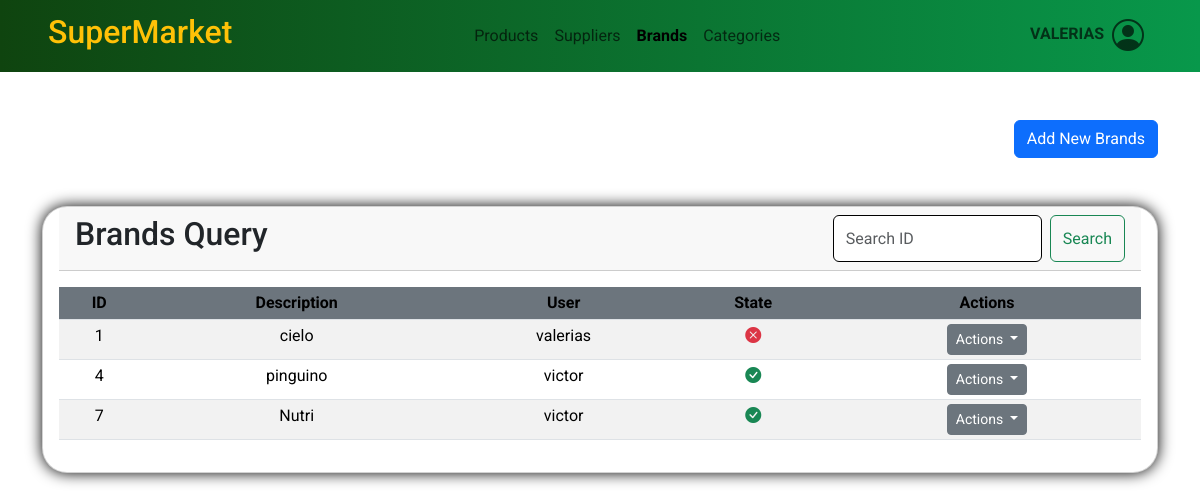
Screenshot of /brands/ (signed in) with the database file from the repository.
### ventas/models.py (models this page shows, shortened)
class Company(models.Model):
    business_name = models.CharField(max_length=100)
    ruc = models.BigIntegerField(unique=True)  # BigIntegerField si el RUC puede ser un número grande

class Brand(models.Model):
    description = models.CharField('Brand',max_length=100, validators=[letters_only_validator])
    user = models.ForeignKey(User,on_delete=models.CASCADE)
    created = models.DateTimeField(auto_now_add=True)
    updated = models.DateTimeField(auto_now=True)
    state = models.BooleanField('Activo', default = True)
    objects = models.Manager()  # Manager predeterminado
    active_brands = ActiveBrandManager()  # Manager filtrado por state=True
    class Meta:
        verbose_name = 'Marca'
        verbose_name_plural = 'Marcas'
        ordering = ['description']
        indexes = [
            models.Index(fields=['description']),]

### ventas/views.py (the view, shortened to what this page needs)
# urls.py: path('brands/', views.brands, name='brands'),
@login_required
def brands(request):
    company = Company.objects.first()
    brands = Brand.objects.all().order_by('id')
    users = User.objects.all()
    if request.method == 'GET':
        query = request.GET.get('q')
        if query:
            brands = brands.filter(id__icontains=query)
        data = {
            "title1": "Brands",
            "title2": "Brands Query",
            "form": BrandForm(),
            'brands': brands,
            'company': company,
            'users': users,
        }
        return render(request, 'ventas/brands/brands.html', data)

### ventas/forms.py
class BrandForm(ModelForm):
    class Meta:
        model = Brand
        fields = ['description', 'user', 'state']

### templates/ventas/brands/brands.html (shortened to what this page needs)
{% extends 'base.html' %}
{% block content %}
<div class="container mt-5">
    <div class="row">
        <div class="col text-end">
            <button type="button" class="btn btn-primary" data-bs-toggle="modal" data-bs-target="#modalCrearBrand">
                Add New Brands
            </button>
        </div>
    </div>
    <div class="row">
        <div class="col">
            <div class="card text-center my-5" style="border-radius: 25px;">
                <div class="card-header d-flex justify-content-between mx-3" >
                    <h2>{{ title2 }}</h2>
                    <form class="d-flex" role="search">
                        <input class="form-control me-2 border-black" type="search" name="q" id="search-input" placeholder="Search ID"
                            aria-label="Search" value="{{ request.GET.q }}">
                        <button class="btn btn-outline-success" type="submit" id="search-button">Search</button>
                    </form>
                </div>
                <div class="card-body">
                    <div class="table">
                        <table class="table table-striped text-center table-sm">
                            <thead>
                                <tr>
                                    <th class="bg-secondary">ID</th>
                                    <th class="bg-secondary">Description</th>
                                    <th class="bg-secondary">User</th>
                                    <th class="bg-secondary">State</th>
                                    <th class="bg-secondary">Actions</th>
                                </tr>
                            </thead>
                            <tbody>
                                {% for brand in brands %}
                                <tr>
                                    <td class="text-center">{{ brand.id }}</td>
                                    <td class="text-center">{{ brand.description }}</td>
                                    <td class="text-center">{{ brand.user }}</td>
                                    {% if brand.state %}
                                    <td class="text-center"><i class="bi bi-check-circle-fill text-success"></i></td>
                                    {% else %}
                                    <td class="text-center"><i class="bi bi-x-circle-fill text-danger"></i></td>
                                    {% endif %}
                                    <td class="text-center">
                                        <div class="dropdown-center">
                                            <button class="btn btn-secondary btn-sm dropdown-toggle" type="button"
                                                data-bs-toggle="dropdown" aria-expanded="false">
                                                Actions
                                            </button>
                                        </div>
                                    </td>
                                </tr>
                                {% endfor %}
                            </tbody>
                        </table>
                    </div>
                </div>
            </div>
        </div>
    </div>
</div>
{% endblock content %}

### templates/base.html (shortened to what this page needs)
<!doctype html>
<html lang="en">
<head>
    {% load static %}
    <link href="https://cdn.jsdelivr.net/npm/bootstrap@5.3.3/dist/css/bootstrap.min.css" rel="stylesheet"
>
    <link rel="stylesheet" href="https://cdn.jsdelivr.net/npm/bootstrap-icons@1.10.5/font/bootstrap-icons.css">
    <link rel="stylesheet" type="text/css" href="{% static 'css/main.css' %}">
</head>
<body class="fondo1">
    <header id="header">
        <nav class="navbar navbar-expand-lg  sticky-top justify-content-between" id="nav">
            <a href="#" class="navbar-brand mx-5">
                <h2 class="text-warning">{{ company.business_name }}</h2>
            </a>
            <div class="collapse navbar-collapse flex-grow-0 mx-5" id="contenido-nav">
                <ul class="navbar-nav">
                    <li class="nav-item">
                        <a href="{% url 'ventas:products' %}"
                            class="nav-link {% if '/products/' in request.path %}active fw-bold{% endif %}">
                            Products
                        </a>
                    </li>
                    <li class="nav-item">
                        <a href="{% url 'ventas:suppliers' %}"
                            class="nav-link {% if '/suppliers/' in request.path %}active fw-bold{% endif %}">
                            Suppliers
                        </a>
                    </li>
                    <li class="nav-item">
                        <a href="{% url 'ventas:brands' %}"
                            class="nav-link {% if '/brands/' in request.path %}active fw-bold{% endif %}">
                            Brands
                        </a>
                    </li>
                    <li class="nav-item">
                        <a href="{% url 'ventas:categories' %}"
                            class="nav-link {% if '/categories/' in request.path %}active fw-bold{% endif %}">
                            Categories
                        </a>
                    </li>
                </ul>
            </div>
            <div class="collapse navbar-collapse flex-grow-0 mx-5" id="contenido-nav">
                <ul class="navbar-nav">
                    <li class="nav-item dropdown">
                        <div class="btn-group">
                            <a href="#" class="nav-link dropdown fs-3 d-flex align-items-center" id="btn-dropdown-informacion"
                                data-bs-toggle="dropdown" aria-haspopup="true" aria-expanded="true">
                                <div class="d-flex flex-column me-2 fw-bolder">
                                    {% if user.is_authenticated %}
                                    <span class="fs-6">{{ user.username.upper }}</span>
                                    {% else %}
                                    <span>Guest</span>
                                    {% endif %}
                                </div>
                                <i class="bi bi-person-circle"></i>
                            </a>
                        </div>
                    </li>
                </ul>
            </div>
        </nav>
    </header>
    <main id="content">
        {% block content %}{% endblock content %}
    </main>
</body>
</html>

### static/css/main.css (style rules this page uses)
body { font-family: 'Roboto', sans-serif; margin: 0; padding: 0; background-color: #f8f8f8; color: #333333; }
#nav { background: linear-gradient(to right, #0f440f, #08984b); }
.card { box-shadow: 0 0 15px 0 black; }
.nav-link.dropdown { display: flex; align-items: center; padding: 0; }
.nav-link.dropdown .bi-person-circle { font-size: 2rem; }
.nav-link.dropdown .flex-column { display: flex; flex-direction: column; align-items: flex-start; margin-top: -4px; }
.fondo1 { background: url('https://images.unsplash.com/photo-1528733918455-5a59687cedf0?crop=entropy&cs=tinysrgb&fit=crop&fm=jpg&h=900&ixid=MnwxfDB8MXxyYW5kb218MHx8c3VwZXJtYXJrZXR8fHx8fHwxNzE3MTM0ODc3&ixlib=rb-4.0.3&q=80&utm_campaign=api-credit&utm_medium=referral&utm_source=unsplash_source&w=1600') no-repeat center center; background-size: cover; }

### rows the page displays
Company: business_name "SuperMarket"
Brand: id "1", description "cielo", user "valerias", state False (drawn)
Brand: id "4", description "pinguino", user "victor", state True (drawn)
Brand: id "7", description "Nutri", user "victor", state True (drawn)

### other values shown
{{ user.username.upper }} "VALERIAS"
{{ title2 }} "Brands Query"
